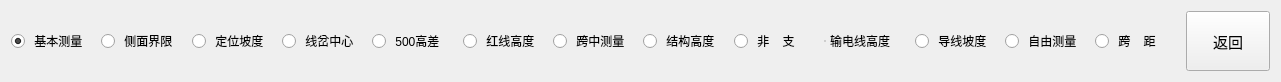
       <widget class="QWidget" name="layoutWidget">
        <property name="geometry">
         <rect>
          <x>0</x>
          <y>700</y>
          <width>1281</width>
          <height>62</height>
         </rect>
        </property>
        <layout class="QHBoxLayout" name="horizontalLayout_59">
         <item>
          <widget class="QRadioButton" name="btnJBCL">
           <property name="minimumSize">
            <size>
             <width>0</width>
             <height>60</height>
            </size>
           </property>
           <property name="text">
            <string> 基本测量</string>
           </property>
           <property name="checked">
            <bool>true</bool>
           </property>
          </widget>
         </item>
         <item>
          <widget class="QRadioButton" name="btnCMJX">
           <property name="minimumSize">
            <size>
             <width>0</width>
             <height>60</height>
            </size>
           </property>
           <property name="text">
            <string> 侧面界限</string>
           </property>
          </widget>
         </item>
         <item>
          <widget class="QRadioButton" name="btnDWPD">
           <property name="minimumSize">
            <size>
             <width>0</width>
             <height>60</height>
            </size>
           </property>
           <property name="text">
            <string> 定位坡度</string>
           </property>
          </widget>
         </item>
         <item>
          <widget class="QRadioButton" name="btnZXTY">
           <property name="minimumSize">
            <size>
             <width>0</width>
             <height>60</height>
            </size>
           </property>
           <property name="text">
            <string> 线岔中心</string>
           </property>
          </widget>
         </item>
         <item>
          <widget class="QRadioButton" name="btn500GC">
           <property name="minimumSize">
            <size>
             <width>0</width>
             <height>60</height>
            </size>
           </property>
           <property name="text">
            <string> 500高差</string>
           </property>
          </widget>
         </item>
         <item>
          <widget class="QRadioButton" name="btnHXGD">
           <property name="minimumSize">
            <size>
             <width>0</width>
             <height>60</height>
            </size>
           </property>
           <property name="text">
            <string> 红线高度</string>
           </property>
          </widget>
         </item>
         <item>
          <widget class="QRadioButton" name="btnKZCL">
           <property name="minimumSize">
            <size>
             <width>0</width>
             <height>60</height>
            </size>
           </property>
           <property name="text">
            <string> 跨中测量</string>
           </property>
          </widget>
         </item>
         <item>
          <widget class="QRadioButton" name="btnJGGD">
           <property name="minimumSize">
            <size>
             <width>0</width>
             <height>60</height>
            </size>
           </property>
           <property name="text">
            <string> 结构高度</string>
           </property>
          </widget>
         </item>
         <item>
          <widget class="QRadioButton" name="btnFZ">
           <property name="minimumSize">
            <size>
             <width>0</width>
             <height>60</height>
            </size>
           </property>
           <property name="text">
            <string> 非    支</string>
           </property>
          </widget>
         </item>
         <item>
          <widget class="QRadioButton" name="btnDXGD">
           <property name="minimumSize">
            <size>
             <width>0</width>
             <height>60</height>
            </size>
           </property>
           <property name="styleSheet">
            <string notr="true">QRadioButton::indicator{
width:0px;
}
QRadioButton{
margin-left:0px;
}</string>
           </property>
           <property name="text">
            <string>输电线高度</string>
           </property>
          </widget>
         </item>
         <item>
          <widget class="QRadioButton" name="btnDXPD">
           <property name="minimumSize">
            <size>
             <width>0</width>
             <height>60</height>
            </size>
           </property>
           <property name="text">
            <string> 导线坡度</string>
           </property>
          </widget>
         </item>
         <item>
          <widget class="QRadioButton" name="btnZYCL">
           <property name="minimumSize">
            <size>
             <width>0</width>
             <height>60</height>
            </size>
           </property>
           <property name="text">
            <string> 自由测量</string>
           </property>
          </widget>
         </item>
         <item>
          <widget class="QRadioButton" name="btnKJ">
           <property name="minimumSize">
            <size>
             <width>0</width>
             <height>60</height>
            </size>
           </property>
           <property name="styleSheet">
            <string notr="true"/>
           </property>
           <property name="text">
            <string> 跨    距</string>
           </property>
           <property name="autoExclusive">
            <bool>true</bool>
           </property>
          </widget>
         </item>
         <item>
          <widget class="QPushButton" name="btnMenuBack">
           <property name="minimumSize">
            <size>
             <width>0</width>
             <height>60</height>
            </size>
           </property>
           <property name="styleSheet">
            <string notr="true">font-size:15px;</string>
           </property>
           <property name="text">
            <string>返回</string>
           </property>
          </widget>
         </item>
        </layout>
       </widget>
